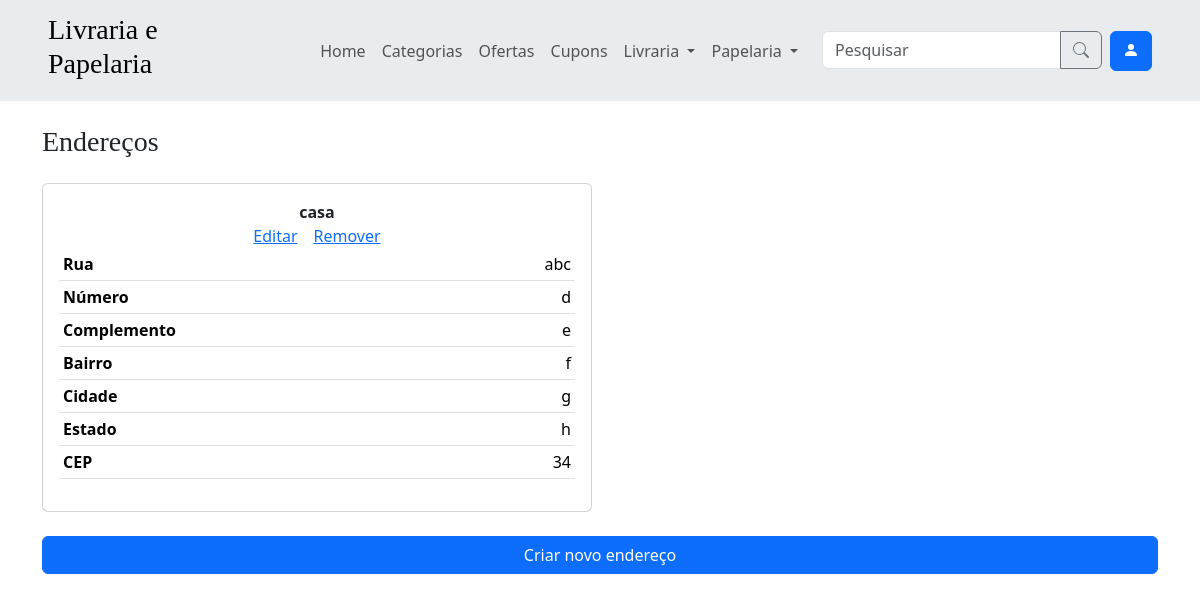
The page /enderecos/ (signed in) on the database as committed earlier.
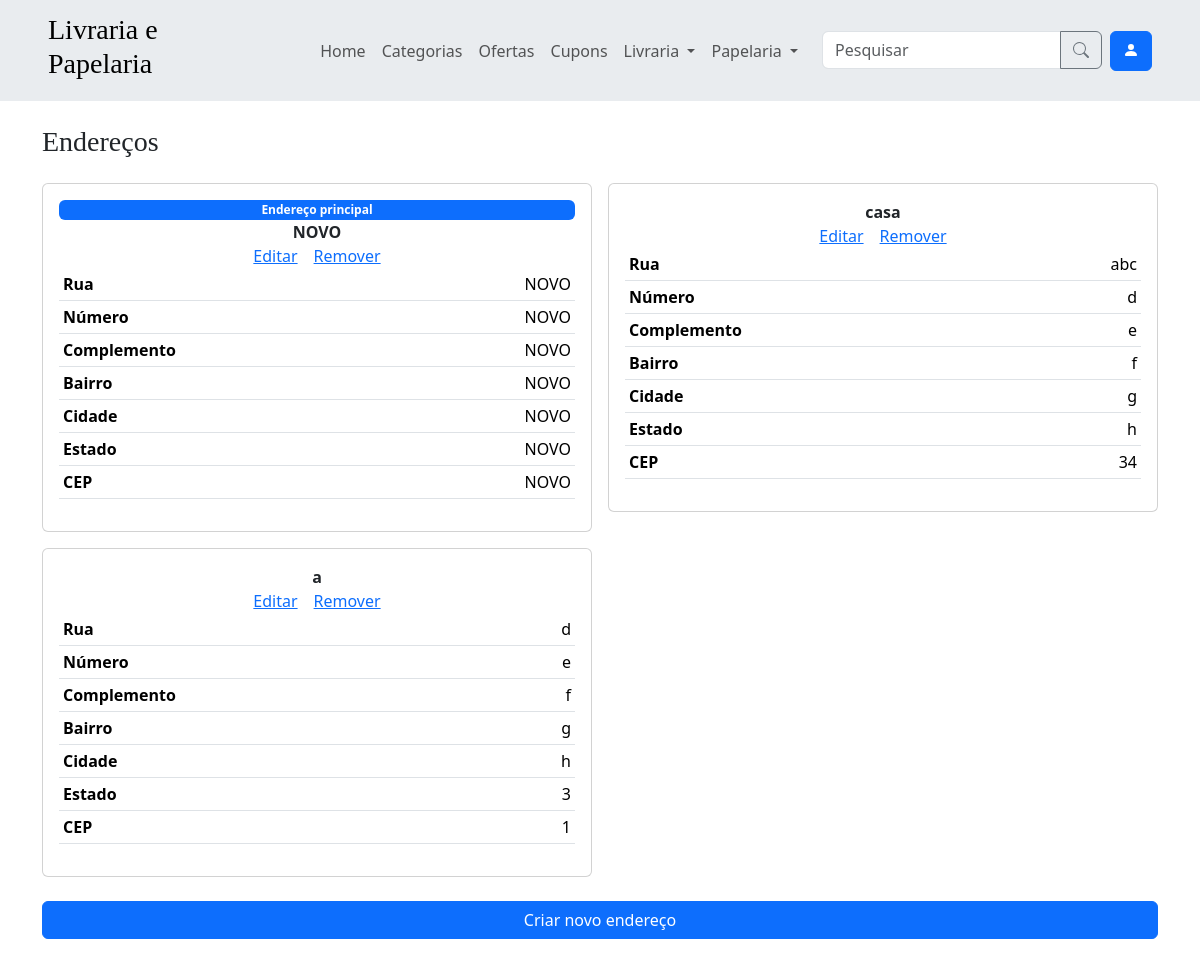
The same page on the database as committed later.
### app/models.py (models this page shows, shortened)
class Endereco(models.Model):
    usuario = models.ForeignKey(User, on_delete=models.CASCADE)
    nome = models.CharField(max_length=20, null=True, blank=False)
    rua = models.CharField(max_length=100, null=True, blank=False)
    numero = models.CharField(max_length=8, null=True, blank=False)
    bairro = models.CharField(max_length=100, null=True, blank=False)
    cidade = models.CharField(max_length=100, null=True, blank=False)
    estado = models.CharField(max_length=100, null=True, blank=False)
    cep = models.CharField(max_length=20, null=True, blank=False)
    complemento = models.CharField(max_length=50, null=True, blank=True)
    is_principal = models.BooleanField(default=False)
    class Meta:
        verbose_name = verbose_name_plural = 'Endereco'

### app/views_enderecos.py (the view)
# urls.py: path('enderecos/', views_enderecos.enderecos, name='enderecos'),
@login_required
@user_passes_test(usuario_comum)
def enderecos(request):
    enderecos = request.user.endereco_set.all().order_by('-is_principal')
    return render(request, 'enderecos.html', {'enderecos': enderecos})

### app/context_processors.py (called while the page is built)
def categorias_processor(request):
    categorias = Categoria.objects.all()
    categorias_livraria = categorias.filter(tipo='LIVRARIA')
    categorias_papelaria = categorias.filter(tipo='PAPELARIA')
    categorias = categorias[:10]
    return {
        'categorias': categorias,
        'categorias_livraria': categorias_livraria,
        'categorias_papelaria': categorias_papelaria
    }

### app/views_enderecos.py (called while the page is built)
def usuario_comum(user):
    return not user.is_staff

### app/templates/enderecos.html (shortened to what this page needs)
{% extends 'components/base.html' %}
{% block content %}
    {% include 'components/content_title.html' with title='Endereços' %}
    <div class="row row-cols-1 row-cols-md-2 g-3">
        {% for endereco in enderecos %}
            <div class="col">
                <div class="card p-3">
                    {% if endereco.is_principal %}
                        <span class="badge text-bg-primary">Endereço principal</span>
                    {% endif %}
                    <span class="fw-bold text-center">{{ endereco.nome }}</span>
                    <div class="d-flex flex-wrap justify-content-center gap-3">
                        <a href="{% url 'enderecos_editar' id_endereco=endereco.id %}">Editar</a>
                        <a href="{% url 'enderecos_remover' id_endereco=endereco.id %}">Remover</a>
                    </div>
                    <table class="table table-sm">
                        <tbody>
                            <tr>
                                <td class="align-middle text-capitalize fw-bold pe-3">Rua</td>
                                <td class="align-middle text-break text-end">{{ endereco.rua }}</td>
                            </tr>
                            <tr>
                                <td class="align-middle text-capitalize fw-bold pe-3">Número</td>
                                <td class="align-middle text-break text-end">{{ endereco.numero }}</td>
                            </tr>
                            <tr>
                                <td class="align-middle text-capitalize fw-bold pe-3">Complemento</td>
                                <td class="align-middle text-break text-end">{{ endereco.complemento|default:'-' }}</td>
                            </tr>
                            <tr>
                                <td class="align-middle text-capitalize fw-bold pe-3">Bairro</td>
                                <td class="align-middle text-break text-end">{{ endereco.bairro }}</td>
                            </tr>
                            <tr>
                                <td class="align-middle text-capitalize fw-bold pe-3">Cidade</td>
                                <td class="align-middle text-break text-end">{{ endereco.cidade }}</td>
                            </tr>
                            <tr>
                                <td class="align-middle text-capitalize fw-bold pe-3">Estado</td>
                                <td class="align-middle text-break text-end">{{ endereco.estado }}</td>
                            </tr>
                            <tr>
                                <td class="align-middle text-capitalize fw-bold pe-3">CEP</td>
                                <td class="align-middle text-break text-end">{{ endereco.cep }}</td>
                            </tr>
                        </tbody>
                    </table>
                </div>
            </div>
        {% empty %}
            <p>Você não possui endereços cadastrados.</p>
        {% endfor %}
    </div>
    <a href="{% url 'enderecos_criar' %}" class="btn btn-primary w-100 mt-4">Criar novo endereço</a>
{% endblock %}

### app/templates/components/base.html (shortened to what this page needs)
<!doctype html>
<html lang="en" data-bs-theme="auto">
  <head><script src="/docs/5.3/assets/js/color-modes.js"></script>
    <link rel="stylesheet" href="https://cdn.jsdelivr.net/npm/@docsearch/css@3">
    <link href="https://cdn.jsdelivr.net/npm/bootstrap@5.3.3/dist/css/bootstrap.min.css" rel="stylesheet">
  </head>
  <body>
    {% include 'components/cabecalho.html' %}
    <main class="container mb-4">
      {% block content %} {% endblock %}
    </main>
  </body>
</html>

### app/templates/components/cabecalho.html (shortened to what this page needs)
<header>
  <nav class="navbar navbar-expand-lg bg-body-secondary mb-4" aria-label="Offcanvas navbar large">
    <div class="container-fluid px-md-5">
      <a class="navbar-brand me-lg-5" href="{% url 'home' %}"><h3 class="text-wrap">Livraria e Papelaria</h3></a>
      <div class="offcanvas offcanvas-end" tabindex="-1" id="offcanvasNavbar2" aria-labelledby="offcanvasNavbar2Label">
        <div class="offcanvas-body">
          <ul class="navbar-nav justify-content-end flex-grow-1 pe-3">
            <li class="nav-item">
              <a class="nav-link" aria-current="page" href="{% url 'home' %}">Home</a>
            </li>
            <li class="nav-item">
              <a class="nav-link" aria-current="page" href="{% url 'categorias' %}">Categorias</a>
            </li>
            <li class="nav-item">
              <a href="{% url 'pesquisa' %}?Promocao=Qualquer+desconto" class="nav-link">Ofertas</a>
            </li>
            <li class="nav-item">
              <a class="nav-link" href="{% url 'cupons' %}">Cupons</a>
            </li>
            <li class="nav-item dropdown">
              <a class="nav-link dropdown-toggle" href="#" role="button" data-bs-toggle="dropdown" aria-expanded="false">
                Livraria
              </a>
            </li>
            <li class="nav-item dropdown">
              <a class="nav-link dropdown-toggle" href="#" role="button" data-bs-toggle="dropdown" aria-expanded="false">
                Papelaria
              </a>
            </li>
          </ul>
          <div class="d-flex mt-3 mt-lg-0">
            <form action="{% url 'pesquisa' %}">
              <div class="input-group">
                <input value="{{ filtros.Busca }}" name="Busca" type="text" class="form-control" placeholder="Pesquisar">
                  <button class="btn btn-outline-secondary" type="submit">
                    <svg xmlns="http://www.w3.org/2000/svg" width="16" height="16" fill="currentColor" class="bi bi-search" viewBox="0 0 16 16"><path d="M11.742 10.344a6.5 6.5 0 1 0-1.397 1.398h-.001q.044.06.098.115l3.85 3.85a1 1 0 0 0 1.415-1.414l-3.85-3.85a1 1 0 0 0-.115-.1zM12 6.5a5.5 5.5 0 1 1-11 0 5.5 5.5 0 0 1 11 0"></path></svg>
                  </button>
              </div>
            </form>
            <a href="{% url 'conta' %}" class="btn btn-primary ms-2">
                <svg xmlns="http://www.w3.org/2000/svg" width="16" height="16" fill="currentColor" class="bi bi-person-fill" viewBox="0 0 16 16"><path d="M3 14s-1 0-1-1 1-4 6-4 6 3 6 4-1 1-1 1zm5-6a3 3 0 1 0 0-6 3 3 0 0 0 0 6"></path></svg>
            </a>
          </div>
        </div>
      </div>
    </div>
  </nav>
</header>

### app/templates/components/content_title.html
<h3 class="mb-4">{{ title }}</h3>

### app/templates/components/base.html (style rules this page uses)
.bi { vertical-align: -.125em; fill: currentColor; }
h1, h2, h3, h4, h5, h6 { font-family: "Playfair Display", Georgia, "Times New Roman", serif; }

Rows that differ between the two databases and show on the page:
added Endereco: is_principal "Endereço principal", nome "NOVO", rua "NOVO", numero "NOVO", complemento "NOVO", bairro "NOVO", cidade "NOVO", estado "NOVO", cep "NOVO"
added Endereco: nome "a", rua "d", numero "e", complemento "f", bairro "g", cidade "h", estado "3", cep "1"
